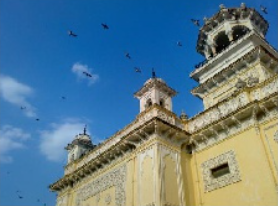
#> input picture homework/home_color.png, 278 x 206 px
$ python temp.py
#> lines starting #> are read from the running program, lines starting #| are printed output that depends on the picture; after the words box and inside, x2 and y2 are one past the last pixel; in counts of white or black regions, pixels touching at a corner belong together
import cv2
import numpy as np
import matplotlib.pyplot as plt

# 1. 读取彩色图像home_color
image = cv2.imread("home_color.png")
#> image is the input picture: shape (206, 278, 3); mean B, G, R 141, 124.4, 92.7
gray = cv2.imread("home_color.png", 0)
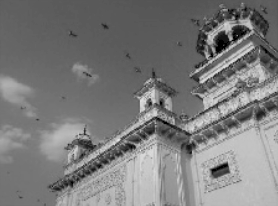
#> gray: shape (206, 278); min 0, max 233, mean 122.9

cv2.imshow("image", image)
cv2.imshow("gray", gray)
cv2.waitKey(0)
cv2.destroyAllWindows()

# 2. 画出灰度化图像home_gray的灰度直方图，并拼接原灰度图与结果图
# 3. 画出彩色home_color图像的直方图，并拼接原彩色图与结果图，且与上一问结果放在同一个窗口中显示
fig = plt.figure("gray and color",figsize=(10, 8))
ax = fig.add_subplot(221, projection='3d') # 添加子图
ax.set_title('home_gray') # 设置标题

plt.hist(gray.ravel(), 256, [0, 256])
plt.show()
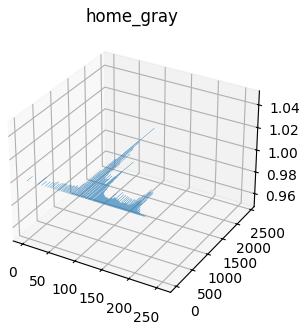
#> figure drawn by matplotlib, 1 panel
# 绘制彩色图像的直方图
color = ('b', 'g', 'r')
for i, col in enumerate(color):
    histr = cv2.calcHist([image], [i], None, [256], [0, 256])
    plt.plot(histr, color=col)
    plt.hist(gray.ravel(), 256, [0, 256])############
    plt.xlim([0, 256])

plt.show()
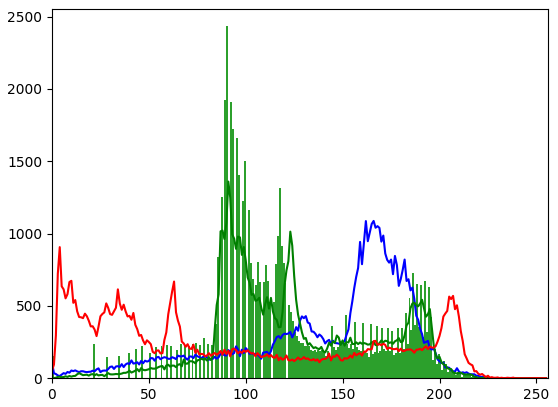
#> figure drawn by matplotlib, 1 panel; tallest bar 2433 high, from x = 90 to 91; tallest bar 2433 high, from x = 90 to 91; tallest bar 2433 high, from x = 90 to 91; curve peaks at x = 166, y = 1087

# 4. 画出ROI（感兴趣区域）的直方图
x, y, w, h = 50, 100, 50, 100  # ROI的坐标和大小
roi = image[y:y+h, x:x+w]
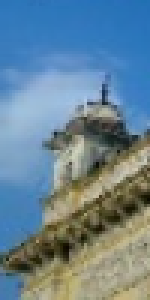
#> roi: shape (100, 50, 3) (shown 3 times larger); mean B, G, R 148.4, 132.2, 104.4
mask = np.zeros_like(image)
cv2.rectangle(mask, (x, y), (x+w, y+h), (255, 255, 255), -1)  # 创建ROI的掩码
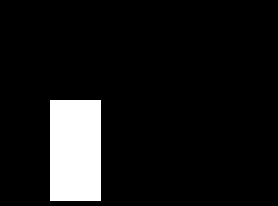
#> mask: shape (206, 278, 3); 9% white; 1 white region, box (x1, y1, x2, y2) and area: (50, 100, 101, 201) 5151
masked_image = cv2.bitwise_and(image, mask)
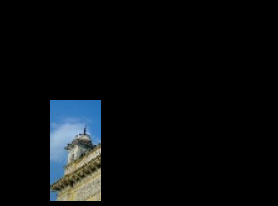
#> masked_image: shape (206, 278, 3); mean B, G, R 13.3, 11.9, 9.4

# 显示原图和ROI区域
cv2.imshow('Original Image', image); cv2.waitKey(0)
cv2.imshow('ROI', roi); cv2.waitKey(0)
cv2.imshow('Mask', mask); cv2.waitKey(0)
cv2.imshow('ROI Extracted', masked_image); cv2.waitKey(0)
cv2.destroyAllWindows()
# 绘制ROI的直方图
plt.figure()
plt.hist(masked_image.ravel(), 256, [0, 256])
plt.show()
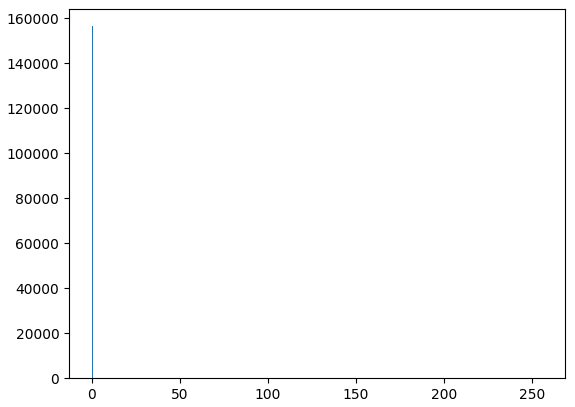
#> figure drawn by matplotlib, 1 panel; tallest bar 156363 high, from x = 0 to 1

cv2.waitKey(0)
cv2.destroyAllWindows()

$ run again, with homework/myphoto.jpg saved as homework/home_color.png
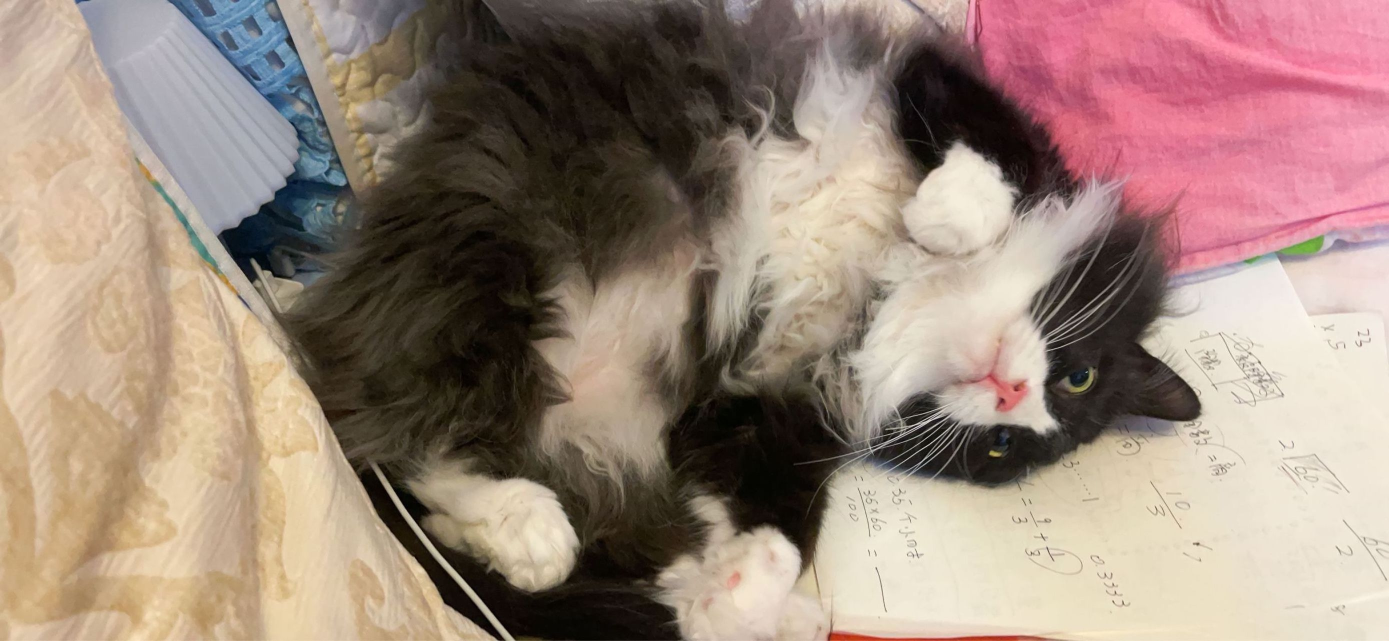
#> input picture homework/myphoto.jpg, 2778 x 1282 px (shown at 1/2 size)
#> image is the input picture: shape (1282, 2778, 3); mean B, G, R 123.2, 135.2, 156.4
#> `cv2.rectangle(mask, (x, y), (x+w, y+h), (255, 255, 255), -1)`:
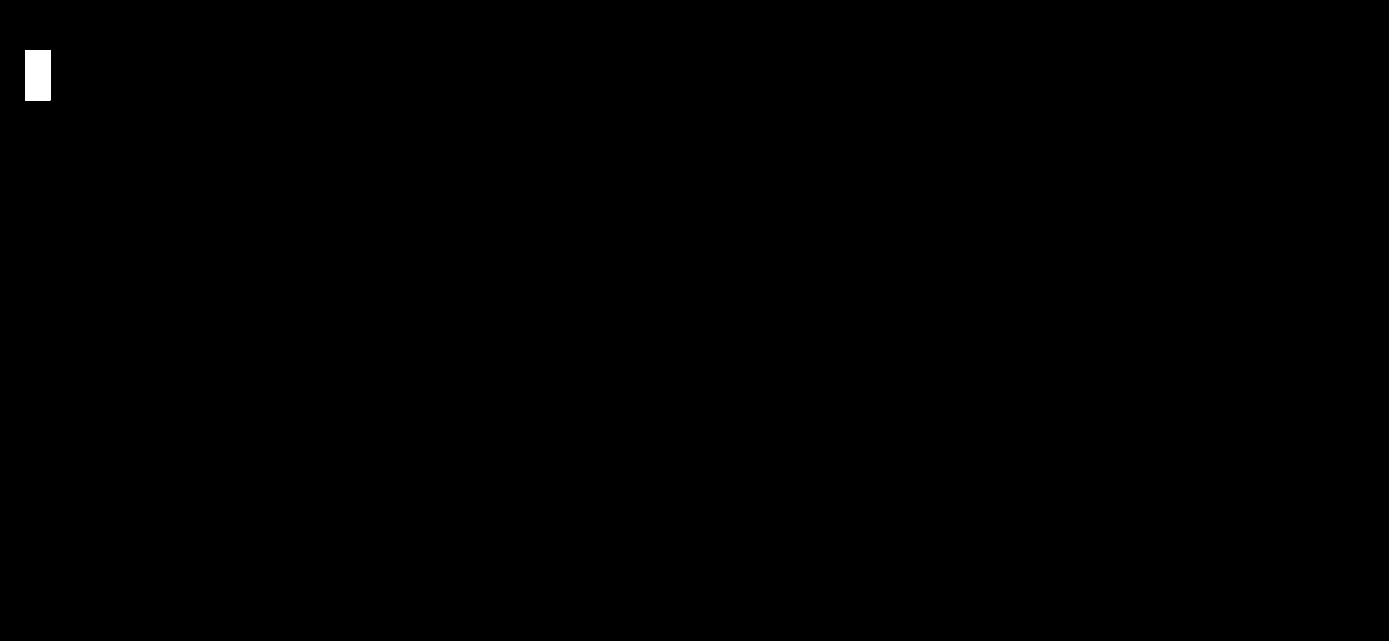
#> mask: shape (1282, 2778, 3) (shown at 1/2 size); 0.14% white; 1 white region, box (x1, y1, x2, y2) and area: (50, 100, 101, 201) 5151
#> `plt.show()`:
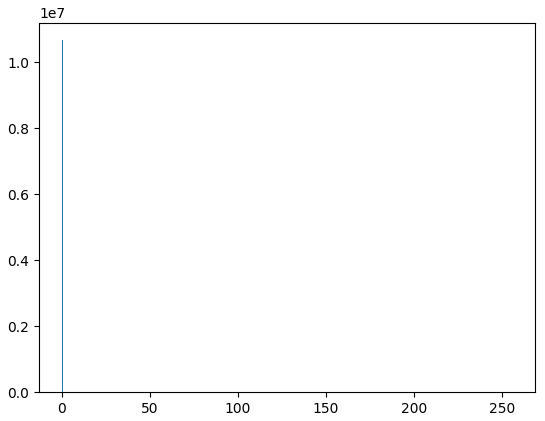
#> figure drawn by matplotlib, 1 panel; tallest bar 10668735 high, from x = 0 to 1
